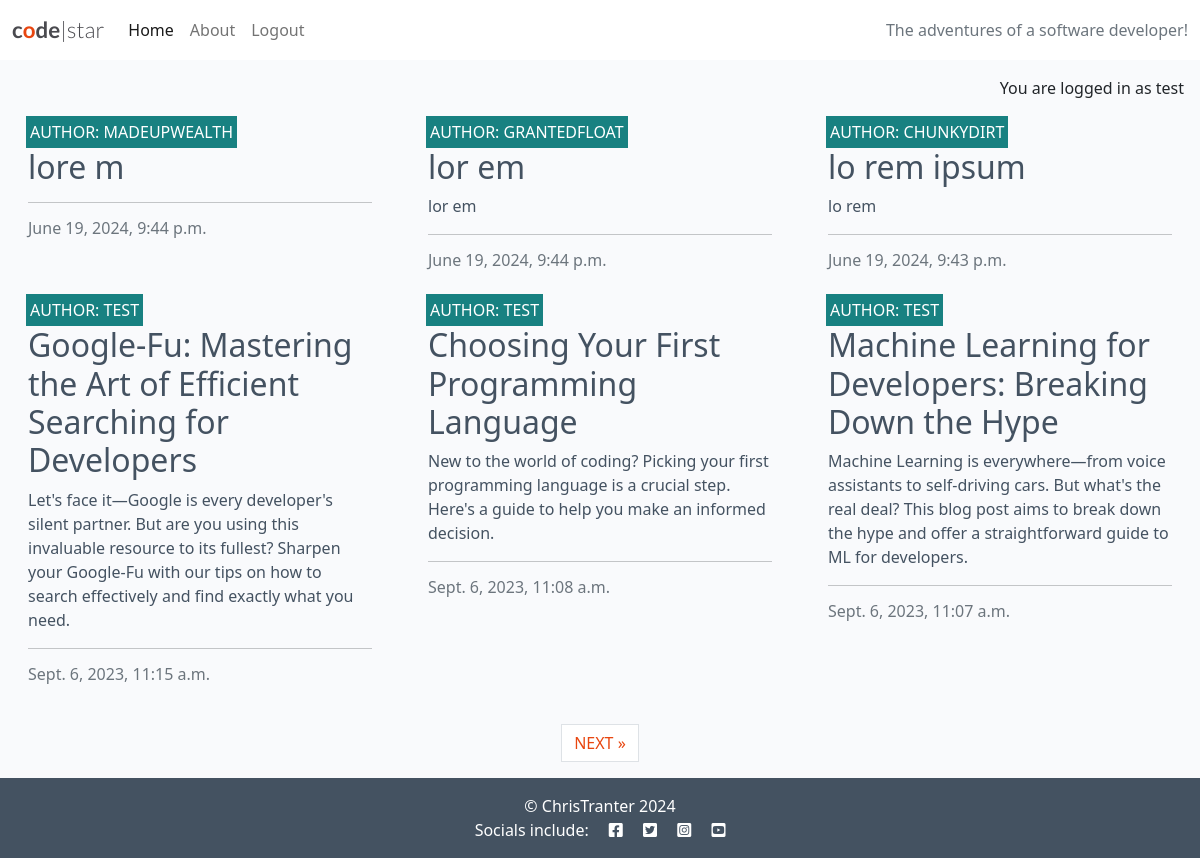
The app's page / (signed in) with its own data.
### blog/models.py (models this page shows, shortened)
class Post(models.Model):
    title = models.CharField(max_length=200, unique=True)
    slug = models.SlugField(max_length=200, unique=True)
    author = models.ForeignKey(User, on_delete=models.CASCADE, related_name="blog_posts")
    content = models.TextField()
    created_on = models.DateTimeField(auto_now_add=True)
    status = models.IntegerField(choices=STATUS, default=0)
    excerpt = models.TextField(blank=True)
    updated_on = models.DateTimeField(auto_now=True)
    class Meta:
        ordering = ["-created_on"]

### blog/views.py (the view)
# urls.py: path('', views.PostList.as_view(), name='home'),
class PostList(generic.ListView):
    queryset = Post.objects.filter(status=1)
    template_name = "blog/index.html"
    paginate_by = 6

### blog/templates/blog/index.html (shortened to what this page needs)
{% extends "base.html" %}
{% block content %}
<div class="container-fluid">
    <div class="row">
        <div class="col-12 mt-3 left">
            <div class="row">
                {% for post in post_list %}
                <div class="col-md-4">
                    <div class="card mb-4">
                        <div class="card-body">
                            <div class="image-container">
                                <div class="image-flash">
                                    <p class="author">Author: {{ post.author }}</p>
                                </div>
                            </div>
                            <a href="{% url 'post_detail' post.slug %}" class="post-link">
                                <h2 class="card-title">{{ post.title }}</h2>
                                <p class="card-text">{{ post.excerpt }}</p>
                            </a>
                            <hr />
                            <p class="card-text text-muted h6">{{ post.created_on}}
                            </p>
                        </div>
                    </div>
                </div>
                {% if forloop.counter|divisibleby:3 %}
            </div>
            <div class="row">
                {% endif %}
                {% endfor %}
            </div>
        </div>
    </div>
    {% if is_paginated %}
    <nav aria-label="Page navigation">
        <ul class="pagination justify-content-center">
            {% if page_obj.has_next %}
            <li><a href="?page={{ page_obj.next_page_number }}" class="page-link"> NEXT &raquo;</a></li>
            {% endif %}
        </ul>
    </nav>
    {% endif %}
</div>
{% endblock %}
{% block copyright %}
© ChrisTranter 2024
{% endblock %}

### templates/base.html (shortened to what this page needs)
{% load static %}
{% url 'home' as home_url %}
{% url 'about' as about_url %}
{% url 'account_login' as login_url %}
{% url 'account_signup' as signup_url %}
{% url 'account_logout' as logout_url %}
<!DOCTYPE html>
<html class="h-100" lang="en">
<head>
    <link rel="stylesheet" href="https://cdnjs.cloudflare.com/ajax/libs/font-awesome/5.15.3/css/all.min.css">
    <link href="https://cdn.jsdelivr.net/npm/bootstrap@5.0.1/dist/css/bootstrap.min.css" rel="stylesheet"
>
    <link rel="stylesheet" href="{% static 'css/style.css' %}">
</head>
<body class="d-flex flex-column h-100 main-bg">
    <nav class="navbar navbar-expand-lg navbar-light bg-white">
        <div class="container-fluid">
            <a class="navbar-brand" href="{% url 'home' %}"><span class="brand">c<span class="red-o">o</span>de<span
                        class="thin">|star</span></span></a>
            <div class="collapse navbar-collapse" id="navbarText">
                <ul class="navbar-nav me-auto mb-2 mb-lg-0">
                    <li class="nav-item">
                        <a class="nav-link {% if request.path == home_url %}active{% endif %}" aria-current="page"
                            href="{% url 'home' %}">Home</a>
                    </li>
                    <li class="nav-item">
                        <a
                          class="nav-link
                          {% if request.path == about_url %}active{%endif%}"
                          aria-current="page"
                          href="{% url 'about' %}"
                          >About</a
                        >
                    </li>
                      {% if user.is_authenticated %}
                    <li class="nav-item">
                        <a class="nav-link {% if request.path == logout_url %}active{% endif %}" aria-current="page" href="{% url 'account_logout' %}">Logout</a>
                    </li>
                    {% endif %}
                </ul>
                <span class="navbar-text text-muted">
                    The adventures of a software developer!
                </span>
            </div>
        </div>
    </nav>
    <main class="flex-shrink-0 main-bg">
        {% if user.is_authenticated %}
        <p class="text-end m-3">You are logged in as {{ user.username }}</p>
        {% else %}
        <p class="text-end m-3">You are not logged in</p>
        {% endif %}
        {% block content %}{% endblock content %}
    </main>
    <footer class="footer mt-auto py-3 dark-bg">
        <p class="m-0 text-center text-white">{% block copyright %} © ChrisTranter 2024 {% endblock copyright %}</p>
        <p class="m-0 text-center text-white">Socials include: <i class="fab fa-facebook-square ms-3"></i>
            <i class="fab fa-twitter-square ms-3"></i>
            <i class="fab fa-instagram-square ms-3"></i>
            <i class="fab fa-youtube-square ms-3"></i>
        </p>
    </footer>
</body>
</html>

### static/css/style.css (style rules this page uses)
body { background-color: #F9FAFC; }
.brand { font-family: Lato, sans-serif; font-size: 1.4rem; font-weight: 700; color: #4A4A4F; }
.red-o { color: #E84610; }
.thin { font-weight: 300; }
.dark-bg { background-color: #445261; }
.main-bg { background-color: #F9FAFC; }
.card { border: none; background-color: transparent; }
.image-container { position: relative; }
.image-flash { position: absolute; bottom: 5%; min-width: 30%; left: -2px; background-color: #188181; }
.author { color: white; margin: 4px; text-transform: uppercase; }
.post-link { text-decoration: none; color: #445261; }
.post-link:hover, .page-link { color: #E84610; }

### records on screen
Post: author "MADEUPWEALTH", title "lore m", created_on "June 19, 2024, 9:44 p.m."
Post: author "GRANTEDFLOAT", title "lor em", excerpt "lor em", created_on "June 19, 2024, 9:44 p.m."
Post: author "CHUNKYDIRT", title "lo rem ipsum", excerpt "lo rem", created_on "June 19, 2024, 9:43 p.m."
Post: author "TEST", title "Google-Fu: Mastering the Art of Efficient Searching for Developers", excerpt "Let's face it—Google is every developer's silent partner. But are you using this invaluable resource to its fullest? Sharpen your Google-Fu with our tips on how to search effectively and find exactly what you need.", created_on "Sept. 6, 2023, 11:15 a.m."
Post: author "TEST", title "Choosing Your First Programming Language", excerpt "New to the world of coding? Picking your first programming language is a crucial step. Here's a guide to help you make an informed decision.", created_on "Sept. 6, 2023, 11:08 a.m."
Post: author "TEST", title "Machine Learning for Developers: Breaking Down the Hype", excerpt "Machine Learning is everywhere—from voice assistants to self-driving cars. But what's the real deal? This blog post aims to break down the hype and offer a straightforward guide to ML for developers.", created_on "Sept. 6, 2023, 11:07 a.m."

### other values on screen
{{ user.username }} "test"
